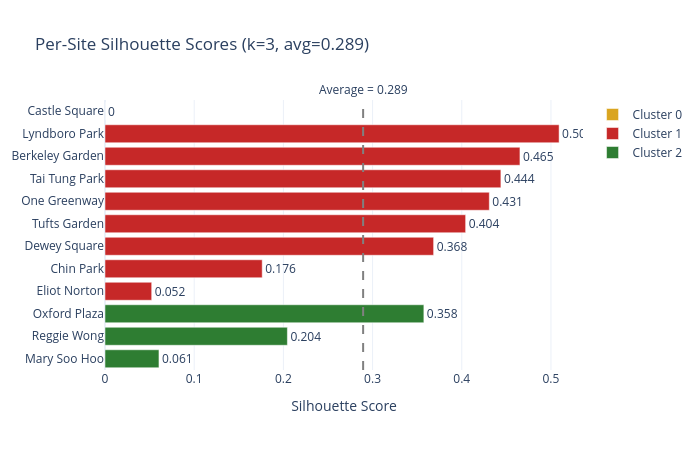

Write notebook code for a chart like this one.
### Markdown cell above
### 3.3 — Silhouette Analysis (Deep Dive)

The **silhouette score** measures how well each point fits within its assigned cluster vs. the nearest neighboring cluster. Scores range from -1 (wrong cluster) to +1 (perfectly clustered).

> **💡 Teaching Moment:** The overall silhouette score is an average. A per-sample silhouette plot shows which individual points are well-clustered and which are borderline. This is especially important with small datasets like ours (n=12).

### Code cell
# Step 3.3: Per-sample silhouette analysis for k=3
km3 = KMeans(n_clusters=3, random_state=42, n_init=10)
labels_3 = km3.fit_predict(X_scaled)
sil_samples = silhouette_samples(X_scaled, labels_3)
avg_sil = silhouette_score(X_scaled, labels_3)

# Build a DataFrame for plotting
sil_df = pd.DataFrame({
    'site': site_profiles['site_name'].values,
    'cluster': labels_3,
    'silhouette': sil_samples
}).sort_values(['cluster', 'silhouette'], ascending=[True, False])

# Color map for clusters (matched to emoji labels: 🟡 🔴 🟢)
cluster_colors = {0: '#DAA520', 1: '#C62828', 2: '#2E7D32'}
cluster_labels = {0: 'Cluster 0', 1: 'Cluster 1', 2: 'Cluster 2'}

fig = go.Figure()
for cl in sorted(sil_df['cluster'].unique()):
    subset = sil_df[sil_df['cluster'] == cl]
    fig.add_trace(go.Bar(
        y=subset['site'], x=subset['silhouette'],
        orientation='h', name=cluster_labels[cl],
        marker_color=cluster_colors[cl],
        text=subset['silhouette'].round(3),
        textposition='outside'
    ))

fig.add_vline(x=avg_sil, line_dash='dash', line_color='gray',
              annotation_text=f'Average = {avg_sil:.3f}', annotation_position='top')

fig.update_layout(
    title=f'Per-Site Silhouette Scores (k=3, avg={avg_sil:.3f})',
    xaxis_title='Silhouette Score',
    template='plotly_white', width=700, height=450,
    barmode='relative',
    yaxis=dict(categoryorder='array', categoryarray=sil_df['site'].tolist()[::-1])
)
fig.show()

print(f"\nOverall silhouette score: {avg_sil:.3f}")
print("  → Moderate clustering quality (typical for small n with continuous features)")
print("  → All scores > 0: no site is assigned to the wrong cluster")

### Figure 1 — Plotly figure (JSON) as saved in the notebook; plotly's stock layout.template omitted (floating-point values rounded to 4 significant figures)
{"data": [{"marker": {"color": "#DAA520"}, "name": "Cluster 0", "orientation": "h", "text": [0.0], "textposition": "outside", "type": "bar", "x": [0.0], "y": ["Castle Square"]}, {"marker": {"color": "#C62828"}, "name": "Cluster 1", "orientation": "h", "text": [0.509, 0.465, 0.444, 0.431, 0.404, 0.368, 0.176, 0.052], "textposition": "outside", "type": "bar", "x": [0.5091, 0.4652, 0.4439, 0.4309, 0.4043, 0.3684, 0.1763, 0.05235], "y": ["Lyndboro Park", "Berkeley Garden", "Tai Tung Park", "One Greenway", "Tufts Garden", "Dewey Square", "Chin Park", "Eliot Norton"]}, {"marker": {"color": "#2E7D32"}, "name": "Cluster 2", "orientation": "h", "text": [0.358, 0.204, 0.061], "textposition": "outside", "type": "bar", "x": [0.3575, 0.2045, 0.0605], "y": ["Oxford Plaza", "Reggie Wong", "Mary Soo Hoo"]}], "layout": {"annotations": [{"showarrow": false, "text": "Average = 0.289", "x": 0.2894, "xanchor": "center", "xref": "x", "y": 1, "yanchor": "bottom", "yref": "y domain"}], "barmode": "relative", "height": 450, "shapes": [{"line": {"color": "gray", "dash": "dash"}, "type": "line", "x0": 0.2894, "x1": 0.2894, "xref": "x", "y0": 0, "y1": 1, "yref": "y domain"}], "title": {"text": "Per-Site Silhouette Scores (k=3, avg=0.289)"}, "width": 700, "xaxis": {"title": {"text": "Silhouette Score"}}, "yaxis": {"categoryarray": ["Mary Soo Hoo", "Reggie Wong", "Oxford Plaza", "Eliot Norton", "Chin Park", "Dewey Square", "Tufts Garden", "One Greenway", "Tai Tung Park", "Berkeley Garden", "Lyndboro Park", "Castle Square"], "categoryorder": "array"}}}
